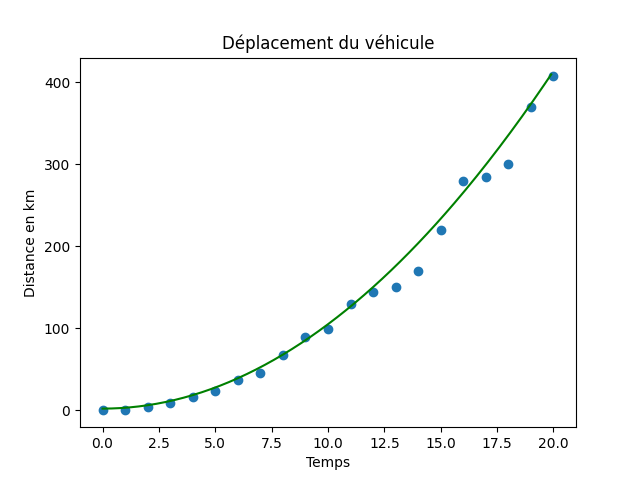

Generate this figure with Python:
# Importation des modules requis
import matplotlib.pyplot as plt
import numpy as np

x = [0,1,2,3,4,5,6,7,8,9,10,11,12,13,14,15,16,17,18,19,20]
y = [0,0.9,4.2,8.7,16.7,24,37,45,68,89,99,130,144,150,170,220,280,285,300,370,407]

plt.scatter(x,y)

plt.title('Déplacement du véhicule')
plt.xlabel('Temps')
plt.ylabel('Distance en km')

# Définition de l'ajustement
x_ajust = np.arange(0, 20, 0.1)
plt.plot(x_ajust, 1.0286 * x_ajust**2 + 2.1846, color='green')

plt.savefig('courbe.png')
plt.show()






 

